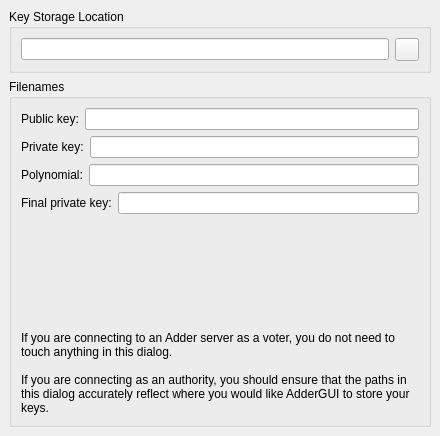
<ui version="4.0" >
 <class>SettingsKeysWidget</class>
 <widget class="QWidget" name="SettingsKeysWidget" >
  <property name="geometry" >
   <rect>
    <x>0</x>
    <y>0</y>
    <width>440</width>
    <height>436</height>
   </rect>
  </property>
  <property name="windowTitle" >
   <string>Form</string>
  </property>
  <layout class="QGridLayout" >
   <property name="margin" >
    <number>9</number>
   </property>
   <property name="spacing" >
    <number>6</number>
   </property>
   <item row="1" column="0" >
    <widget class="QGroupBox" name="groupBox" >
     <property name="title" >
      <string>Filenames</string>
     </property>
     <layout class="QVBoxLayout" >
      <property name="margin" >
       <number>9</number>
      </property>
      <property name="spacing" >
       <number>6</number>
      </property>
      <item>
       <layout class="QHBoxLayout" >
        <property name="margin" >
         <number>0</number>
        </property>
        <property name="spacing" >
         <number>6</number>
        </property>
        <item>
         <widget class="QLabel" name="label_2" >
          <property name="text" >
           <string>Public key:</string>
          </property>
          <property name="buddy" >
           <cstring>pubkeyLineEdit</cstring>
          </property>
         </widget>
        </item>
        <item>
         <widget class="QLineEdit" name="pubkeyLineEdit" />
        </item>
       </layout>
      </item>
      <item>
       <layout class="QHBoxLayout" >
        <property name="margin" >
         <number>0</number>
        </property>
        <property name="spacing" >
         <number>6</number>
        </property>
        <item>
         <widget class="QLabel" name="label_3" >
          <property name="text" >
           <string>Private key:</string>
          </property>
          <property name="buddy" >
           <cstring>privkeyLineEdit</cstring>
          </property>
         </widget>
        </item>
        <item>
         <widget class="QLineEdit" name="privkeyLineEdit" />
        </item>
       </layout>
      </item>
      <item>
       <layout class="QHBoxLayout" >
        <property name="margin" >
         <number>0</number>
        </property>
        <property name="spacing" >
         <number>6</number>
        </property>
        <item>
         <widget class="QLabel" name="label_4" >
          <property name="text" >
           <string>Polynomial:</string>
          </property>
          <property name="buddy" >
           <cstring>polyLineEdit</cstring>
          </property>
         </widget>
        </item>
        <item>
         <widget class="QLineEdit" name="polyLineEdit" />
        </item>
       </layout>
      </item>
      <item>
       <layout class="QHBoxLayout" >
        <property name="margin" >
         <number>0</number>
        </property>
        <property name="spacing" >
         <number>6</number>
        </property>
        <item>
         <widget class="QLabel" name="label_5" >
          <property name="text" >
           <string>Final private key:</string>
          </property>
          <property name="buddy" >
           <cstring>privkey2LineEdit</cstring>
          </property>
         </widget>
        </item>
        <item>
         <widget class="QLineEdit" name="privkey2LineEdit" />
        </item>
       </layout>
      </item>
      <item>
       <spacer>
        <property name="orientation" >
         <enum>Qt::Vertical</enum>
        </property>
        <property name="sizeHint" >
         <size>
          <width>288</width>
          <height>21</height>
         </size>
        </property>
       </spacer>
      </item>
      <item>
       <widget class="QLabel" name="label" >
        <property name="text" >
         <string>If you are connecting to an Adder server as a voter, you do not need to touch anything in this dialog.

If you are connecting as an authority, you should ensure that the paths in this dialog accurately reflect where you would like AdderGUI to store your keys.</string>
        </property>
        <property name="wordWrap" >
         <bool>true</bool>
        </property>
       </widget>
      </item>
     </layout>
    </widget>
   </item>
   <item row="0" column="0" >
    <widget class="QGroupBox" name="groupBox_2" >
     <property name="title" >
      <string>Key Storage Location</string>
     </property>
     <layout class="QGridLayout" >
      <property name="margin" >
       <number>9</number>
      </property>
      <property name="spacing" >
       <number>6</number>
      </property>
      <item row="0" column="0" >
       <widget class="QLineEdit" name="dirLineEdit" />
      </item>
      <item row="0" column="1" >
       <widget class="QToolButton" name="dirPushButton" >
        <property name="text" >
         <string/>
        </property>
        <property name="icon" >
         <iconset resource="../resource.qrc" >:/images/folder.png</iconset>
        </property>
       </widget>
      </item>
     </layout>
    </widget>
   </item>
  </layout>
 </widget>
 <resources>
  <include location="../resource.qrc" />
 </resources>
 <connections/>
</ui>
